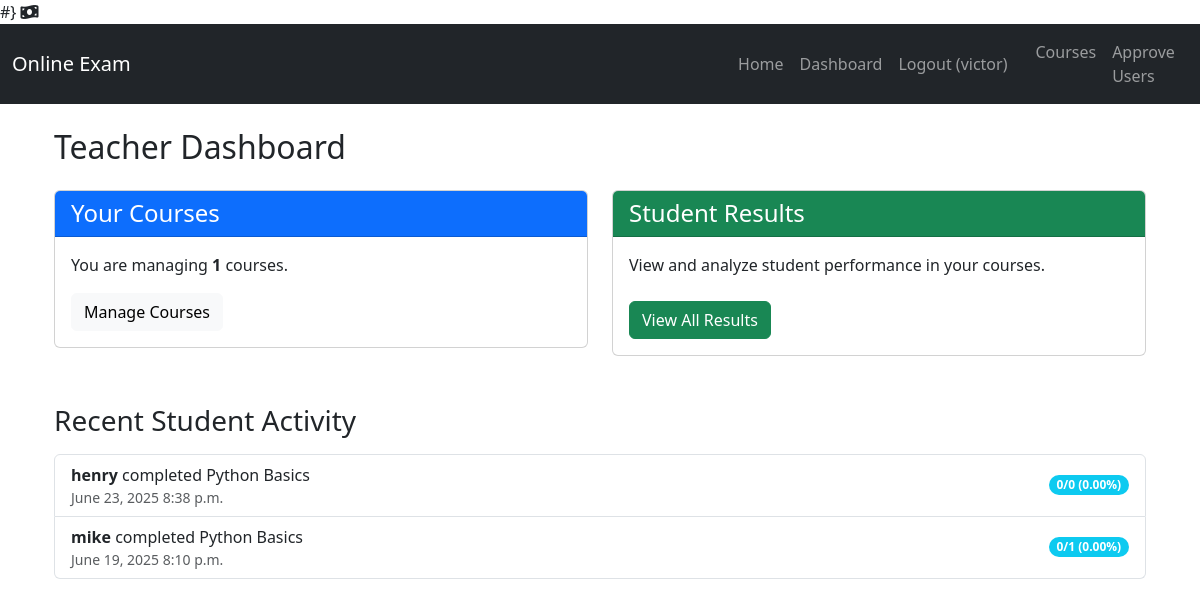
Page /teacher/dashboard/ (signed in) on the committed database.
### exam_app/models.py (models this page shows, shortened)
class User(AbstractUser):
    is_student = models.BooleanField(default=False)
    is_teacher = models.BooleanField(default=False)
    approved = models.BooleanField(default=False)
    groups = models.ManyToManyField(
        'auth.Group',
        related_name='exam_app_users_groups', # Unique related_name for groups
        blank=True,
        help_text='The groups this user belongs to. A user will get all permissions granted to each of their groups.',
        related_query_name='user',
    )
    user_permissions = models.ManyToManyField(
        'auth.Permission',
        related_name='exam_app_users_permissions', # Unique related_name for user_permissions
        blank=True,
        help_text='Specific permissions for this user.',
        related_query_name='user',
    )

class Result(models.Model):
    student = models.ForeignKey(User, on_delete=models.CASCADE, limit_choices_to={'is_student': True})
    course = models.ForeignKey(Course, on_delete=models.CASCADE)
    exam = models.OneToOneField(Exam, on_delete=models.CASCADE, primary_key=True) # One result per exam attempt
    score = models.IntegerField()
    total_marks = models.IntegerField()
    percentage = models.FloatField()
    date_achieved = models.DateTimeField(auto_now_add=True)
    class Meta:
        ordering = ['-date_achieved'] # Order results by most recent first

class Course(models.Model):
    name = models.CharField(max_length=200)
    description = models.TextField(blank=True)
    teacher = models.ForeignKey(User, on_delete=models.CASCADE, limit_choices_to={'is_teacher': True})
    is_active = models.BooleanField(default=True) # <-- Add this line
    time_limit_minutes = models.PositiveIntegerField(
        default=60, # Default to 60 minutes (1 hour)
        validators=[MinValueValidator(5), MaxValueValidator(240)], # Min 5 mins, Max 4 hours
        help_text="Time limit for the exam in minutes (e.g., 60 for 1 hour)."
    )
    created_at = models.DateTimeField(auto_now_add=True)
    updated_at = models.DateTimeField(auto_now=True)
    class Meta:
        unique_together = ('name', 'teacher') # Ensure a teacher cannot have two courses with the same name
        ordering = ['name']

### exam_app/views.py (the view)
# urls.py: path('teacher/dashboard/', views.teacher_dashboard, name='teacher_dashboard'),
def teacher_dashboard(request):
    courses = Course.objects.filter(teacher=request.user).count()
    recent_results = Result.objects.filter(course__teacher=request.user).order_by('-date_achieved')[:5]
    context = {
        'page_title': 'Teacher Dashboard',
        'courses_count': courses,
        'recent_results': recent_results,
    }
    return render(request, 'teachers/teacher_dashboard.html', context) # Render the new template

### exam_app/templates/teachers/teacher_dashboard.html (shortened to what this page needs)
{% extends 'base.html' %}
{% block content %}
<div class="container mt-4">
    <h2 class="mb-4">{{ page_title }}</h2>
    <div class="row">
        <div class="col-md-6">
            <div class="card mb-4">
                <div class="card-header bg-primary text-white">
                    <h4 class="mb-0">Your Courses</h4>
                </div>
                <div class="card-body">
                    <p class="card-text">You are managing <strong>{{ courses_count }}</strong> courses.</p>
		    <a href="{% url 'exam_app:teacher_course_list' %}" class="btn btn-light">Manage Courses</a>
                </div>
            </div>
        </div>
        <div class="col-md-6">
            <div class="card mb-4">
                <div class="card-header bg-success text-white">
                    <h4 class="mb-0">Student Results</h4>
                </div>
                <div class="card-body">
                    <p class="card-text">View and analyze student performance in your courses.</p>
                    <a href="{% url 'exam_app:teacher_results_dashboard' %}" class="btn btn-success mt-2">View All Results</a>
                </div>
            </div>
        </div>
    </div>
    <h3 class="mt-4 mb-3">Recent Student Activity</h3>
    {% if recent_results %}
        <ul class="list-group">
            {% for result in recent_results %}
                <li class="list-group-item d-flex justify-content-between align-items-center">
                    <div>
                        <strong>{{ result.student.username }}</strong> completed {{ result.course.name }}
                        <small class="text-muted d-block">{{ result.date_achieved|date:"F d, Y P" }}</small>
                    </div>
                    <span class="badge bg-info rounded-pill">{{ result.score }}/{{ result.total_marks }} ({{ result.percentage|floatformat:2 }}%)</span>
                </li>
            {% endfor %}
        </ul>
    {% else %}
        <p class="text-muted">No recent exam submissions for your courses.</p>
    {% endif %}
</div>
{% endblock %}

### templates/base.html (shortened to what this page needs)
{% load static %}
<!DOCTYPE html>
<html lang="en">
<head>
    <link href="https://cdn.jsdelivr.net/npm/bootstrap@5.3.3/dist/css/bootstrap.min.css" rel="stylesheet">
    <link rel="stylesheet" href="https://cdnjs.cloudflare.com/ajax/libs/font-awesome/6.0.0-beta3/css/all.min.css">
</head>
<body>
	<i class="fas fa-money-bill-wave"></i>
    <nav class="navbar navbar-expand-lg navbar-dark bg-dark">
        <div class="container-fluid">
            <a class="navbar-brand" href="{% url 'exam_app:home' %}">Online Exam</a>
        <div class="collapse navbar-collapse" id="navbarNav">
            <ul class="navbar-nav ms-auto">
                <li class="nav-item">
                    <a class="nav-link" href="{% url 'exam_app:home' %}">Home</a>
                </li>
                {% if user.is_authenticated %}
                    <li class="nav-item">
                        <a class="nav-link" href="{% url 'exam_app:dashboard' %}">Dashboard</a>
                    </li>
                    <li class="nav-item">
                        <a class="nav-link" href="{% url 'exam_app:logout' %}">Logout ({{ user.username }})</a>
                    </li>
                {% endif %}
            </ul>
        </div>
        </div>
<ul class="navbar-nav me-auto mb-2 mb-lg-0">
    {% if request.user.is_authenticated %}
        <li class="nav-item">
            <a class="nav-link" href="{% url 'exam_app:teacher_course_list' %}">Courses</a>
        </li>
        {% if request.user.is_staff or request.user.is_superuser %}
            <li class="nav-item">
                <a class="nav-link" href="{% url 'exam_app:admin_user_approval_list' %}">Approve Users</a>
            </li>
        {% endif %}
    {% endif %}
</ul>
    </nav>
    <div class="container mt-4">
        {% block content %}{% endblock content %}
    </div>
</body>
</html>

### rows in the picture
User: username "victor"
Result: student.username "henry", course.name "Python Basics", date_achieved "June 23, 2025 8:38 p.m.", score "0", total_marks "0", percentage "0.00"
Result: student.username "mike", course.name "Python Basics", date_achieved "June 19, 2025 8:10 p.m.", score "0", total_marks "1", percentage "0.00"

### other values in the picture
{{ page_title }} "Teacher Dashboard"
{{ courses_count }} "1"
